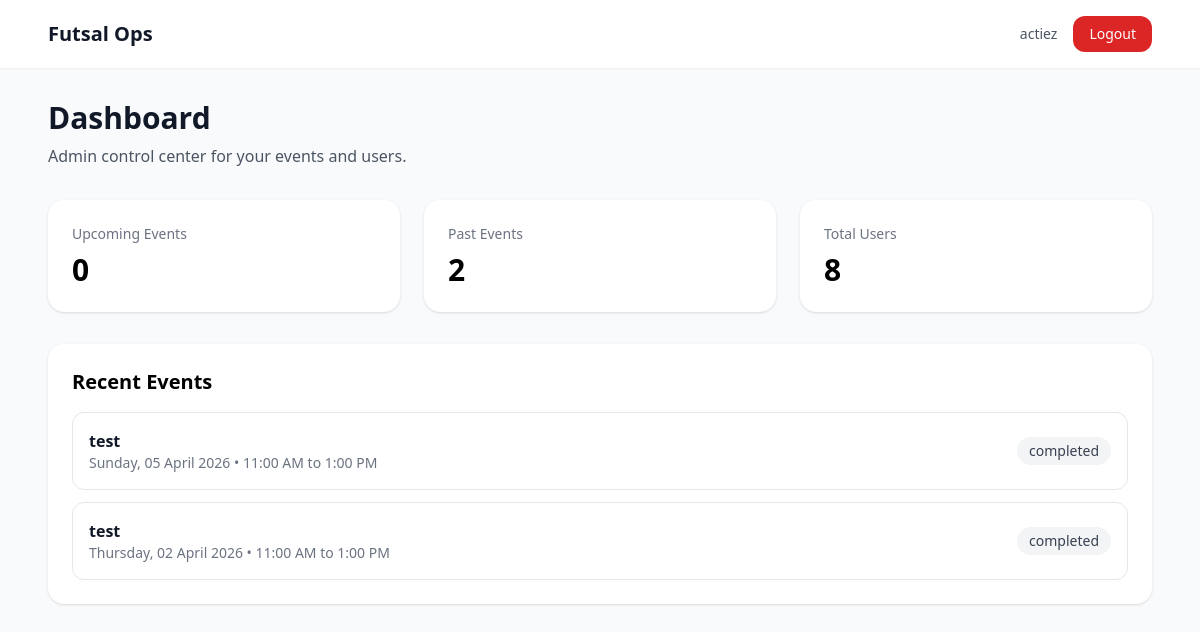
Before: /dashboard/ (signed in) with the older database file.
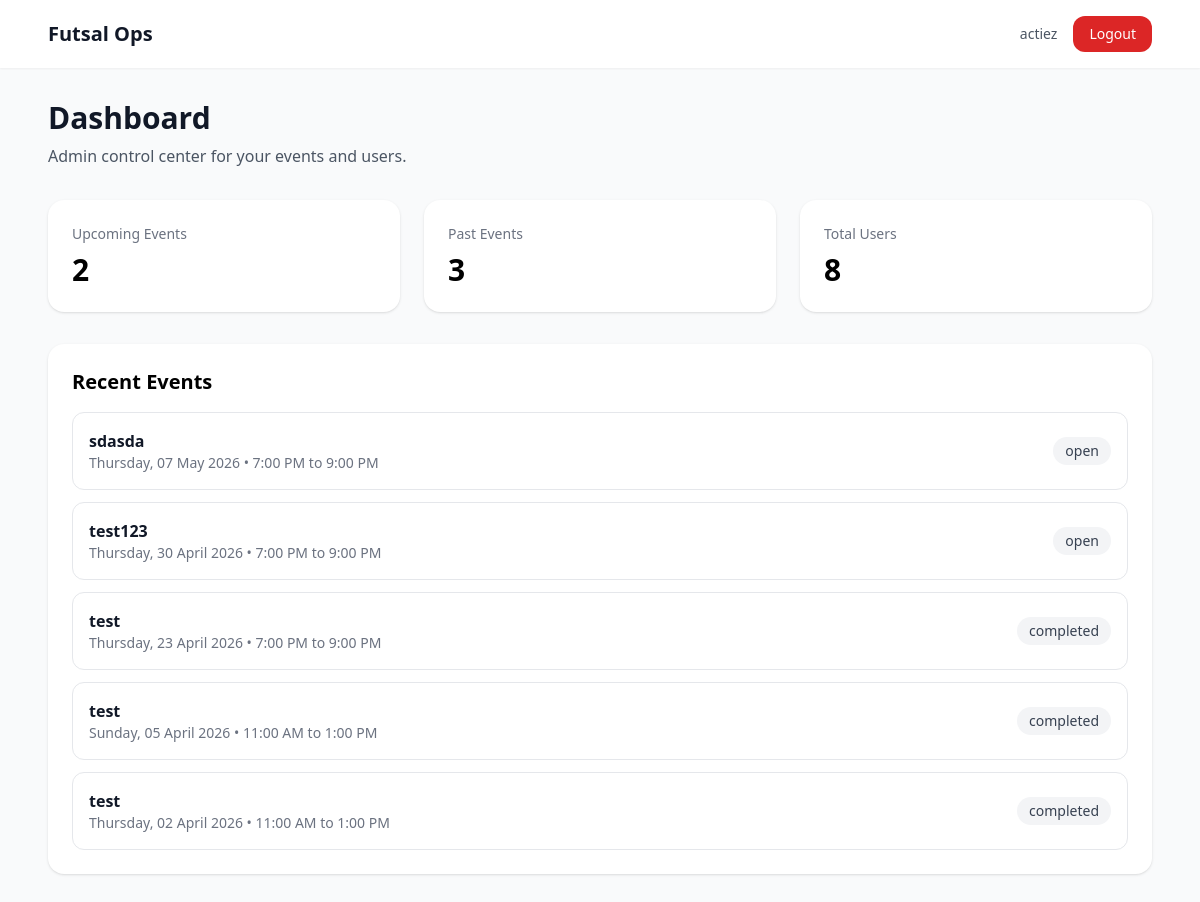
After: the same page with the newer database file.
### events/models.py (models this page shows, shortened)
class Event(models.Model):
    STATUS_DRAFT = "draft"
    STATUS_OPEN = "open"
    STATUS_FINALIZED = "finalized"
    STATUS_COMPLETED = "completed"
    STATUS_CANCELLED = "cancelled"
    STATUS_CHOICES = [
        (STATUS_DRAFT, "Draft"),
        (STATUS_OPEN, "Open"),
        (STATUS_FINALIZED, "Finalized"),
        (STATUS_COMPLETED, "Completed"),
        (STATUS_CANCELLED, "Cancelled"),
    ]
    registration_token = models.UUIDField(
        default=uuid.uuid4,
        unique=True,
        editable=False,
    )
    title = models.CharField(max_length=255)
    start_datetime = models.DateTimeField()
    end_datetime = models.DateTimeField()
    location = models.CharField(max_length=255)
    amount_payable = models.DecimalField(max_digits=8, decimal_places=2)
    playing_slots = models.PositiveIntegerField(default=15)
    waiting_slots = models.PositiveIntegerField(default=5)
    backup_slots = models.PositiveIntegerField(default=3)
    status = models.CharField(
        max_length=20,
        choices=STATUS_CHOICES,
        default=STATUS_DRAFT,
    )
    created_by = models.ForeignKey(
        settings.AUTH_USER_MODEL,
        on_delete=models.SET_NULL,
        null=True,
        related_name="created_events",
    )
    created_at = models.DateTimeField(auto_now_add=True)
    updated_at = models.DateTimeField(auto_now=True)
    class Meta:
        ordering = ["start_datetime"]
    @property
    def weekday_display(self):
        local_start = timezone.localtime(self.start_datetime)
        return local_start.strftime("%A")
    @property
    def date_display(self):
        local_start = timezone.localtime(self.start_datetime)
        return local_start.strftime("%d %B %Y")
    @property
    def time_range_display(self):
        local_start = timezone.localtime(self.start_datetime)
        local_end = timezone.localtime(self.end_datetime)
        start = local_start.strftime("%I:%M %p").lstrip("0")
        end = local_end.strftime("%I:%M %p").lstrip("0")
        return f"{start} to {end}"
    @property
    def effective_status(self):
        from registrations.models import EventRegistration
        now = timezone.now()
        if now >= self.end_datetime:
            return "completed"
        playing_count = self.registrations.filter(
            status=EventRegistration.STATUS_PLAYING
        ).count()
        waiting_count = self.registrations.filter(
            status=EventRegistration.STATUS_WAITING
        ).count()
        if playing_count >= self.playing_slots and waiting_count >= self.waiting_slots:
            return "full"
        if playing_count >= self.playing_slots:
            return "playing_full"
        return "open"

### dashboard/views.py (the view)
# urls.py: path("", DashboardView.as_view(), name="dashboard"),
class DashboardView(AdminRequiredMixin, TemplateView):
    template_name = "dashboard/home.html"
    def get_context_data(self, **kwargs):
        context = super().get_context_data(**kwargs)
        now = timezone.now()
        context["upcoming_events_count"] = Event.objects.filter(start_datetime__gt=now).count()
        context["past_events_count"] = Event.objects.filter(end_datetime__lt=now).count()
        context["total_users_count"] = User.objects.count()
        context["recent_events"] = Event.objects.order_by("-start_datetime")[:5]
        return context

### core/mixins.py (called while the page is built)
    def dispatch(self, request, *args, **kwargs):
        if not request.user.is_authenticated:
            return redirect("login")
        if not (request.user.is_staff or request.user.is_superuser):
            return redirect("player_home")
        return super().dispatch(request, *args, **kwargs)

### templates/dashboard/home.html
{% extends "base.html" %}
{% block content %}
<div class="mb-8">
    <h1 class="text-3xl font-bold text-gray-900">Dashboard</h1>
    <p class="text-gray-600 mt-2">Admin control center for your events and users.</p>
</div>
<div class="grid grid-cols-1 md:grid-cols-3 gap-6 mb-8">
    <div class="bg-white rounded-2xl shadow p-6">
        <div class="text-sm text-gray-500">Upcoming Events</div>
        <div class="text-3xl font-bold mt-2">{{ upcoming_events_count }}</div>
    </div>
    <div class="bg-white rounded-2xl shadow p-6">
        <div class="text-sm text-gray-500">Past Events</div>
        <div class="text-3xl font-bold mt-2">{{ past_events_count }}</div>
    </div>
    <div class="bg-white rounded-2xl shadow p-6">
        <div class="text-sm text-gray-500">Total Users</div>
        <div class="text-3xl font-bold mt-2">{{ total_users_count }}</div>
    </div>
</div>
<div class="bg-white rounded-2xl shadow p-6">
    <h2 class="text-xl font-semibold mb-4">Recent Events</h2>
    {% if recent_events %}
        <div class="space-y-3">
            {% for event in recent_events %}
                <div class="border rounded-xl p-4 flex items-center justify-between">
                    <div>
                        <div class="font-semibold text-gray-900">{{ event.title }}</div>
                        <div class="text-sm text-gray-500">
                            {{ event.weekday_display }}, {{ event.date_display }} • {{ event.time_range_display }}
                        </div>
                    </div>
                    <div class="text-sm px-3 py-1 rounded-full bg-gray-100 text-gray-700">
                        {{ event.effective_status }}
                    </div>
                </div>
            {% endfor %}
        </div>
    {% else %}
        <p class="text-gray-500">No events yet.</p>
    {% endif %}
</div>
{% endblock %}

Changed rows visible on the page:
added Event: title "sdasda", weekday_display "Thursday", date_display "07 May 2026", time_range_display "7:00 PM to 9:00 PM", effective_status "open"
added Event: title "test123", weekday_display "Thursday", date_display "30 April 2026", time_range_display "7:00 PM to 9:00 PM", effective_status "open"
added Event: title "test", weekday_display "Thursday", date_display "23 April 2026", time_range_display "7:00 PM to 9:00 PM", effective_status "completed"
Other visible differences:
{{ upcoming_events_count }}: "0" → "2"
{{ past_events_count }}: "2" → "3"
